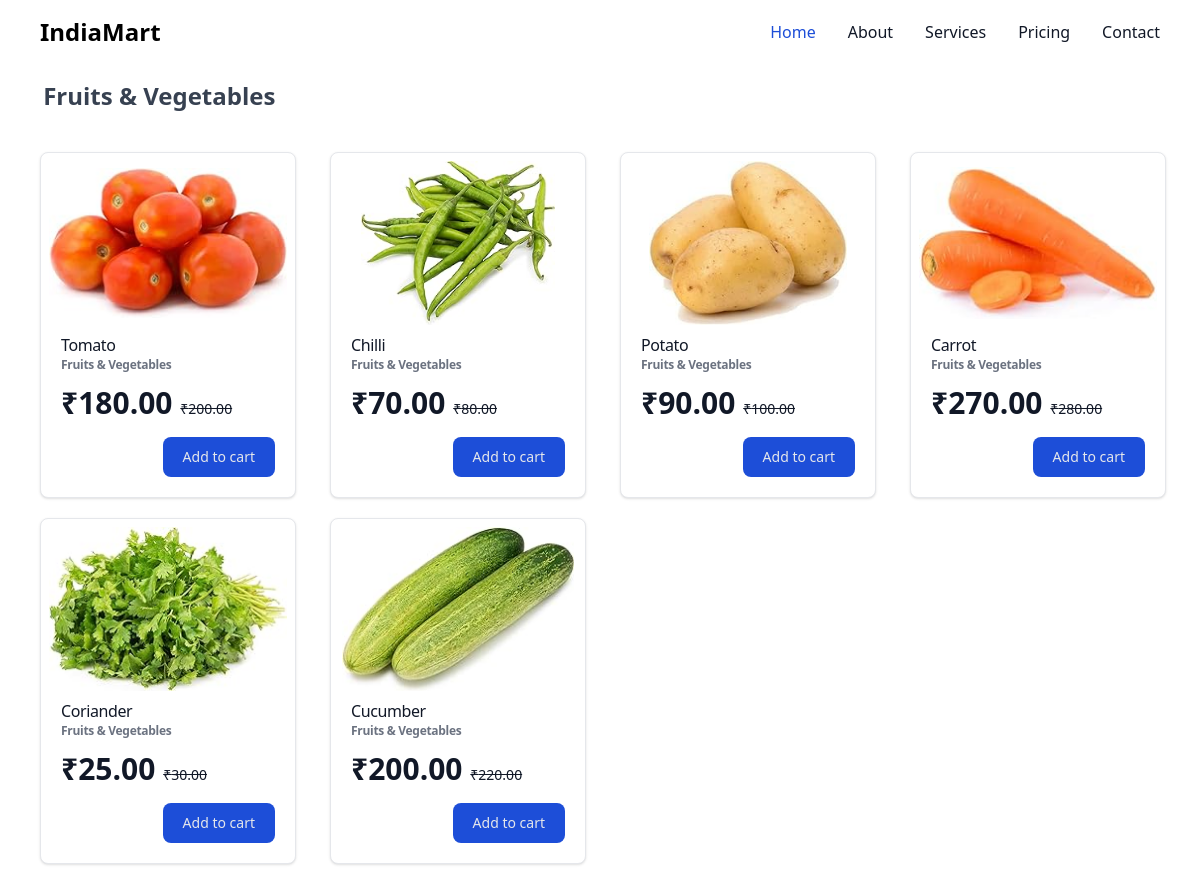
Page /public-panel/showAll/17/ on the committed database.
### shop/models.py (models this page shows, shortened)
class Category(models.Model):
    parent = models.ForeignKey('self', on_delete=models.CASCADE, null=True, blank=True)
    cat_title = models.CharField(max_length=200)
    cat_desc = models.TextField()
    cat_slug = models.SlugField(unique=True)
    cat_status = models.BooleanField(default=False)
    image = models.ImageField(upload_to="category/", default='category/default.jpg')

class Product(models.Model):
    category = models.ForeignKey(Category, on_delete=models.CASCADE)
    brand = models.ForeignKey(Brand, on_delete=models.CASCADE)
    product_name = models.CharField(max_length=200)
    product_slug = models.CharField(max_length=200, unique=True)
    product_desc = models.TextField()
    product_image = models.ImageField(upload_to='product/')
    product_price = models.DecimalField(max_digits=10, decimal_places=2)
    discount_price = models.DecimalField(max_digits=10, decimal_places=2, null=True, blank=True)
    product_qty = models.IntegerField()
    sku = models.CharField(max_length=100, default='DEFAULT-SKU')
    unit = models.CharField(max_length=10, choices=[('g', 'Gram'), ('kg', 'Kilogram'), ('mg', 'Milligram'), ('lb', 'Pound'), ('oz', 'Ounce'), ('l', 'Liter'), ('ml', 'Milliliter'), ('dozen', 'Dozen'), ('pcs', 'Pieces'), ('bundle', 'Bundle'), ('packet', 'Packet'), ('box', 'Box'), ('bottle', 'Bottle'), ('can', 'Can'), ('jar', 'Jar'), ('bag', 'Bag')], default='g')

### shop/views.py (the view)
# urls.py: path("public-panel/showAll/<int:id>/", showAll, name='public.showall.product'),
def showAll(req, id):
    data = {}
    category = Category.objects.get(id=id)
    data['products'] = Product.objects.filter(category=category)
    data['category'] = category
    return render(req, "public_panel/showAll.html", data)

### templates/public_panel/showAll.html
{% extends "public_panel/layout.html" %}
{% block content %}
<div class="w-full flex flex-col pt-4 px-5 gap-8">
  <h1 class="text-2xl font-semibold text-gray-700 px-[2%]">{{category.cat_title}}</h1>
  <div class="grid grid-cols-4 py-2 gap-5 pl-5">
    {% if products %}
    {% for product in products %}
        <div class=" w-64 bg-white border border-gray-200 rounded-lg shadow dark:bg-gray-200 dark:border-gray-300 transform transition hover:scale-105 hover:shadow-xl">
          <a href="#">
            <img class="p-2 rounded-t-lg h-[180px] w-full object-contain" src="{{ product.product_image.url }}" alt="product image"/>
          </a>
          <div class="px-5 pb-5">
            <a href="#">
              <h5 class="tracking-tight text-gray-900 dark:text-gray-800">{{ product.product_name|truncatewords:8 }}</h5>
            </a>
            <h5 class="tracking-tight text-gray-500 font-semibold text-xs dark:text-gray-500">{{ product.category.cat_title }}</h5>
            <div class="flex items-center justify-between mt-3">
              <span class="text-3xl font-bold text-gray-900 dark:text-gray-800">₹{{ product.discount_price }} <del class="font-normal text-sm">₹{{ product.product_price }}</del></span>
            </div>
            <div class="flex flex-1 justify-end pt-4">
              <a href="{% url 'public.view.product' product.id %}" class="text-gray-200 bg-blue-700 hover:bg-blue-800 focus:ring-4 focus:outline-none focus:ring-blue-300 font-medium rounded-lg text-sm px-5 py-2.5 text-center dark:bg-blue-600 dark:hover:bg-blue-700 dark:focus:ring-blue-800">Add to cart</a>
            </div>
          </div>
        </div>
        {% endfor %}
        {% else %}
        <div class="flex flex-1 justify-center items-center ">
          <h1 class="font-bold text-slate-300 text-5xl">Not Found</h1>
        </div>
      {% endif %}
      </div>
</div>
{% endblock content %}

### rows in the picture
Category: cat_title "Fruits & Vegetables"
Product: product_image (picture), product_name "Tomato", category.cat_title "Fruits & Vegetables", discount_price "180.00", product_price "200.00"
Product: product_image (picture), product_name "Chilli", category.cat_title "Fruits & Vegetables", discount_price "70.00", product_price "80.00"
Product: product_image (picture), product_name "Potato", category.cat_title "Fruits & Vegetables", discount_price "90.00", product_price "100.00"
Product: product_image (picture), product_name "Carrot", category.cat_title "Fruits & Vegetables", discount_price "270.00", product_price "280.00"
Product: product_image (picture), product_name "Coriander", category.cat_title "Fruits & Vegetables", discount_price "25.00", product_price "30.00"
Product: product_image (picture), product_name "Cucumber", category.cat_title "Fruits & Vegetables", discount_price "200.00", product_price "220.00"
